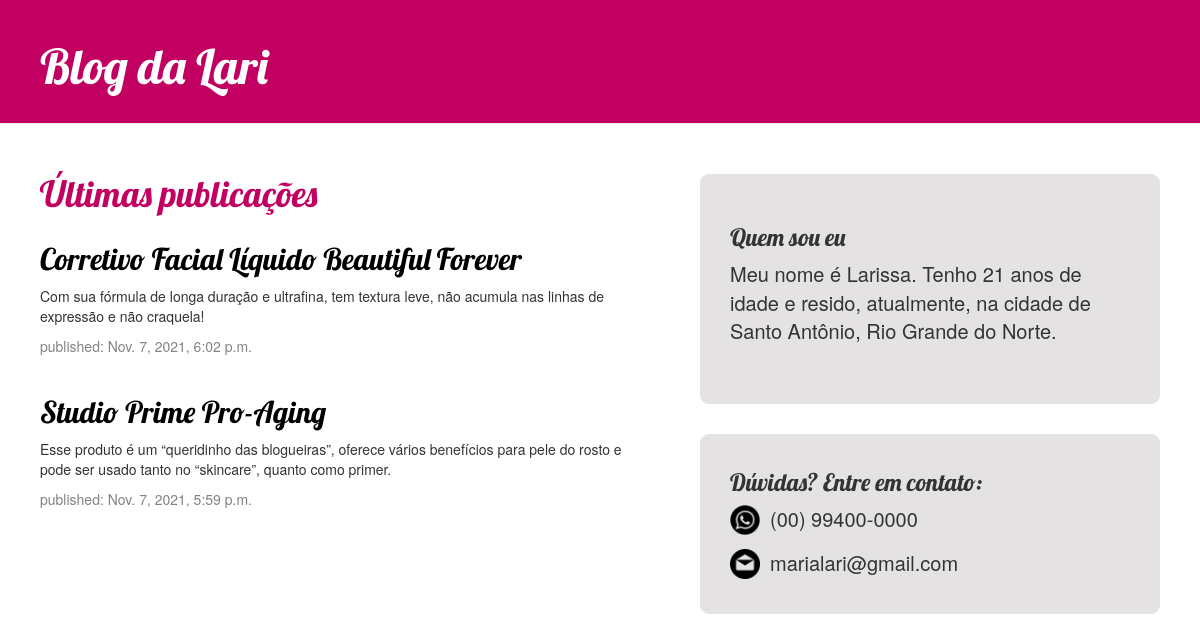
The page / on the database its author committed.
### meublog/models.py (models this page shows, shortened)
class Post(models.Model):
    author = models.ForeignKey(settings.AUTH_USER_MODEL, on_delete=models.CASCADE)
    title = models.CharField(max_length=200)
    text = models.TextField()
    created_date = models.DateTimeField(default=timezone.now)
    published_date = models.DateTimeField(blank=True, null=True)
    image = models.ImageField(upload_to=upload_image, blank=True, null=True)

### meublog/views.py (the view)
# urls.py: path('', views.post_list, name='post_list'),
def post_list(request):
    posts = Post.objects.filter(published_date__lte=timezone.now()).order_by('-published_date')
    return render(request, 'meublog/post_list.html', {'posts': posts})

### meublog/templates/meublog/post_list.html
{% extends 'meublog/base.html' %}
{% block content %}
    <h1 id="title">Últimas publicações</h1>
    {% for post in posts %}
        <div class="post">
            <h2><a href="{% url 'post_detail' pk=post.pk %}">{{ post.title }}</a></h2>
            <p>{{ post.text|linebreaksbr }}</p>
            <div class="date">
                <p>published: {{ post.published_date }}</p>
            </div>
        </div>
    {% endfor %}
    <div id="sobre">
        <h3>Quem sou eu</h3>
        <p id="bio">Meu nome é Larissa. Tenho 21 anos de idade e resido, atualmente,
            na cidade de Santo Antônio, Rio Grande do Norte.</p>
    </div>
    <div id="contato">
        <h3>Dúvidas? Entre em contato:</h3>
        <div class="content-icon">
            <img src="media\whatsapp.png" class="icon"></img>
            <p id="bio">(00) 99400-0000</p>
        </div>
        <div class="content-icon">
            <img src="media\o-email.png" class="icon"></img>
            <p id="bio">marialari@gmail.com</p>
        </div>
    </div>
{% endblock %}

### meublog/static/css/blog.css (style rules this page uses)
h1, h2, h3, h4 { font-family: 'Lobster', cursive; }
.date { color: #828282; }
.post, .post-form { margin-bottom: 40px; width: 55%; }
.post h2 a, .post h2 a:visited { color: #000000; }
#sobre { position: absolute; top: 30px; right: 10px; width: 40%; height: 230px; border-radius: 9px; background-color: #e4e2e2; padding: 30px; }
#bio { font-size: 20px; }
#title { margin-top: 30px; margin-bottom: 30px; color: #c20061; }
#contato { position: absolute; top: 290px; right: 10px; width: 40%; height: 180px; border-radius: 9px; background-color: #e4e2e2; padding-top: 15px; padding-left: 30px; }
.content-icon { display: flex; margin-top: 5px; }
.icon { width: 30px; height: 30px; margin-right: 10px; }

### rows shown on the page
Post: title "Corretivo Facial Líquido Beautiful Forever", text "Com sua fórmula de longa duração e ultrafina, tem textura leve, não acumula nas linhas de expressão e não craquela!", published_date "Nov. 7, 2021, 6:02 p.m."
Post: title "Studio Prime Pro-Aging", text "Esse produto é um “queridinho das blogueiras”, oferece vários benefícios para pele do rosto e pode ser usado tanto no “skincare”, quanto como primer.", published_date "Nov. 7, 2021, 5:59 p.m."
